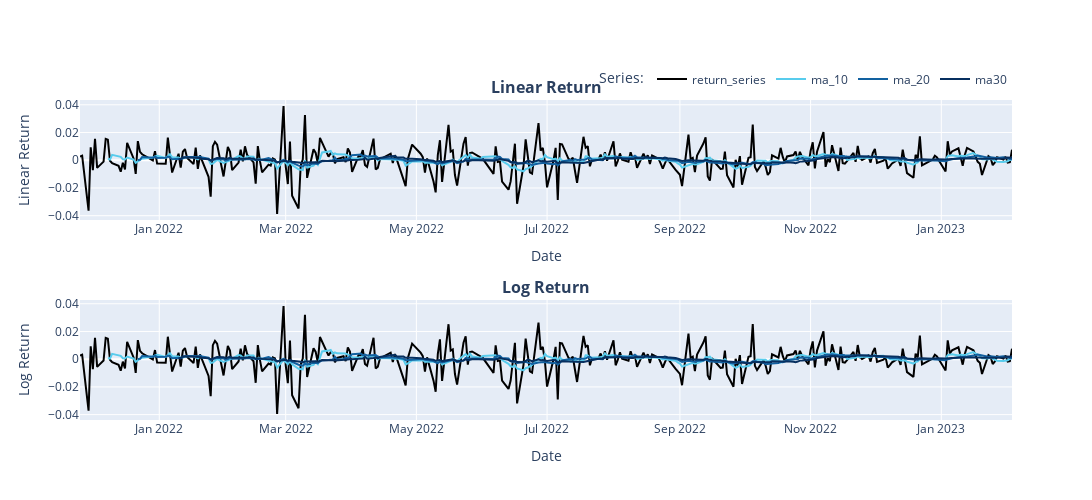

The notebook cell this image was saved under:
### Markdown cell above
## 7. Plot the linear return against the log-return time series

### Code cell
# plot
linear_log_return_and_ma_plot = make_subplots(rows=2, cols=1, subplot_titles= ['<b>Linear Return</b>', '<b>Log Return</b>'])
add_series_to_plot( linear_log_return_and_ma_plot, 1, 1, 'Linear Return', 'Date', 'Linear Return', False, dates, return_series = linear_r, ma_10 = linear_r_ma_10, ma_20 = linear_r_ma_20, ma30 = linear_r_ma_30 )
add_series_to_plot( linear_log_return_and_ma_plot, 2, 1, 'Log Return', 'Date', 'Log Return', True, dates, return_series = log_r, ma_10 = log_r_ma_10, ma_20 = log_r_ma_20, ma30 = log_r_ma_30 )
linear_log_return_and_ma_plot.update_layout(height = 500, width = 1300)
linear_log_return_and_ma_plot.show()
linear_log_return_and_ma_plot.write_image("images/fig_3_return_series_with_moving_averages.png")

### Figure 1 — Plotly figure (JSON) as saved in the notebook; plotly's stock layout.template omitted (floating-point values rounded to 4 significant figures; data arrays with more than 128 entries replaced by an {"elided": "..."} marker saying what was removed)
{"data": [{"line": {"color": "#000000"}, "mode": "lines", "name": "return_series", "showlegend": false, "type": "scatter", "x": {"elided": "299 str values"}, "xaxis": "x", "y": {"elided": "299 float values"}, "yaxis": "y"}, {"line": {"color": "#58CCED"}, "mode": "lines", "name": "ma_10", "showlegend": false, "type": "scatter", "x": {"elided": "290 str values"}, "xaxis": "x", "y": {"elided": "290 float values"}, "yaxis": "y"}, {"line": {"color": "#1261A0"}, "mode": "lines", "name": "ma_20", "showlegend": false, "type": "scatter", "x": {"elided": "280 str values"}, "xaxis": "x", "y": {"elided": "280 float values"}, "yaxis": "y"}, {"line": {"color": "#072F5F"}, "mode": "lines", "name": "ma30", "showlegend": false, "type": "scatter", "x": {"elided": "270 str values"}, "xaxis": "x", "y": {"elided": "270 float values"}, "yaxis": "y"}, {"line": {"color": "#000000"}, "mode": "lines", "name": "return_series", "showlegend": true, "type": "scatter", "x": {"elided": "299 str values"}, "xaxis": "x2", "y": {"elided": "299 float values"}, "yaxis": "y2"}, {"line": {"color": "#58CCED"}, "mode": "lines", "name": "ma_10", "showlegend": true, "type": "scatter", "x": {"elided": "290 str values"}, "xaxis": "x2", "y": {"elided": "290 float values"}, "yaxis": "y2"}, {"line": {"color": "#1261A0"}, "mode": "lines", "name": "ma_20", "showlegend": true, "type": "scatter", "x": {"elided": "280 str values"}, "xaxis": "x2", "y": {"elided": "280 float values"}, "yaxis": "y2"}, {"line": {"color": "#072F5F"}, "mode": "lines", "name": "ma30", "showlegend": true, "type": "scatter", "x": {"elided": "270 str values"}, "xaxis": "x2", "y": {"elided": "270 float values"}, "yaxis": "y2"}], "layout": {"annotations": [{"font": {"size": 16}, "showarrow": false, "text": "<b>Linear Return</b>", "x": 0.5, "xanchor": "center", "xref": "paper", "y": 1, "yanchor": "bottom", "yref": "paper"}, {"font": {"size": 16}, "showarrow": false, "text": "<b>Log Return</b>", "x": 0.5, "xanchor": "center", "xref": "paper", "y": 0.375, "yanchor": "bottom", "yref": "paper"}], "height": 500, "legend": {"orientation": "h", "title": {"text": "Series:"}, "x": 1, "xanchor": "right", "y": 1.02, "yanchor": "bottom"}, "showlegend": true, "width": 1300, "xaxis": {"anchor": "y", "domain": [0, 1], "title": {"text": "Date"}}, "xaxis2": {"anchor": "y2", "domain": [0, 1], "title": {"text": "Date"}}, "yaxis": {"anchor": "x", "domain": [0.625, 1], "title": {"text": "Linear Return"}}, "yaxis2": {"anchor": "x2", "domain": [0, 0.375], "title": {"text": "Log Return"}}}}
